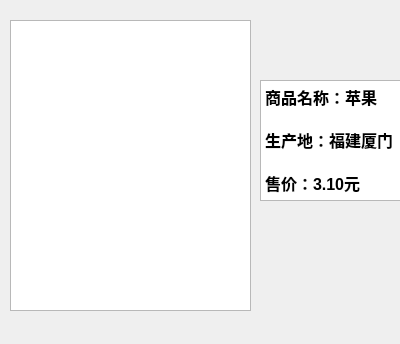
<?xml version="1.0" encoding="UTF-8"?>
<ui version="4.0">
 <class>Form</class>
 <widget class="QWidget" name="Form">
  <property name="geometry">
   <rect>
    <x>0</x>
    <y>0</y>
    <width>400</width>
    <height>344</height>
   </rect>
  </property>
  <property name="windowTitle">
   <string>Form</string>
  </property>
  <widget class="QTextEdit" name="textEdit">
   <property name="geometry">
    <rect>
     <x>260</x>
     <y>80</y>
     <width>141</width>
     <height>121</height>
    </rect>
   </property>
   <property name="font">
    <font>
     <pointsize>10</pointsize>
     <bold>true</bold>
    </font>
   </property>
   <property name="html">
    <string>&lt;!DOCTYPE HTML PUBLIC &quot;-//W3C//DTD HTML 4.0//EN&quot; &quot;http://www.w3.org/TR/REC-html40/strict.dtd&quot;&gt;
&lt;html&gt;&lt;head&gt;&lt;meta name=&quot;qrichtext&quot; content=&quot;1&quot; /&gt;&lt;meta charset=&quot;utf-8&quot; /&gt;&lt;style type=&quot;text/css&quot;&gt;
p, li { white-space: pre-wrap; }
hr { height: 1px; border-width: 0; }
li.unchecked::marker { content: &quot;\2610&quot;; }
li.checked::marker { content: &quot;\2612&quot;; }
&lt;/style&gt;&lt;/head&gt;&lt;body style=&quot; font-family:'Microsoft YaHei UI'; font-size:10pt; font-weight:700; font-style:normal;&quot;&gt;
&lt;p style=&quot; margin-top:0px; margin-bottom:0px; margin-left:0px; margin-right:0px; -qt-block-indent:0; text-indent:0px;&quot;&gt;&lt;span style=&quot; font-size:12pt;&quot;&gt;商品名称：苹果&lt;/span&gt;&lt;/p&gt;
&lt;p style=&quot;-qt-paragraph-type:empty; margin-top:0px; margin-bottom:0px; margin-left:0px; margin-right:0px; -qt-block-indent:0; text-indent:0px; font-size:12pt;&quot;&gt;&lt;br /&gt;&lt;/p&gt;
&lt;p style=&quot; margin-top:0px; margin-bottom:0px; margin-left:0px; margin-right:0px; -qt-block-indent:0; text-indent:0px;&quot;&gt;&lt;span style=&quot; font-size:12pt;&quot;&gt;生产地：福建厦门&lt;/span&gt;&lt;/p&gt;
&lt;p style=&quot;-qt-paragraph-type:empty; margin-top:0px; margin-bottom:0px; margin-left:0px; margin-right:0px; -qt-block-indent:0; text-indent:0px; font-size:12pt;&quot;&gt;&lt;br /&gt;&lt;/p&gt;
&lt;p style=&quot; margin-top:0px; margin-bottom:0px; margin-left:0px; margin-right:0px; -qt-block-indent:0; text-indent:0px;&quot;&gt;&lt;span style=&quot; font-size:12pt;&quot;&gt;售价：3.10元&lt;/span&gt;&lt;/p&gt;&lt;/body&gt;&lt;/html&gt;</string>
   </property>
  </widget>
  <widget class="QListView" name="listView">
   <property name="geometry">
    <rect>
     <x>10</x>
     <y>20</y>
     <width>241</width>
     <height>291</height>
    </rect>
   </property>
   <property name="styleSheet">
    <string notr="true">border-image: url(&quot;:/2.png&quot;)</string>
   </property>
  </widget>
 </widget>
 <resources/>
 <connections/>
</ui>
